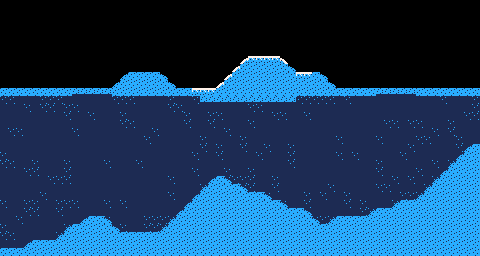

This is a level from a 2D game, rendered from its Tiled map with the project's own tilesets. A one-line summary and the map file follow, with tile-layer data summarised:
An orthogonal 60x32 tile map with 8x8 px tiles, 2 tile layers (BackgroundLayer, GroundLayer) and 1 object.

<map version="1.4" tiledversion="1.4.3" orientation="orthogonal" renderorder="right-down" width="60" height="32" tilewidth="8" tileheight="8" infinite="0" nextlayerid="3" nextobjectid="1">
 <editorsettings>
  <export target="phill-level-1.json" format="json" />
 </editorsettings>
 <tileset firstgid="1" name="Ground" tilewidth="8" tileheight="8" tilecount="20" columns="10">
  <image source="../images/Tiles.png" width="80" height="16" />
  <tile id="0">
   <properties>
    <property name="collides" type="bool" value="true" />
   </properties>
   <objectgroup draworder="index" id="2">
    <object id="1" x="0.214549" y="0.19667" />
   </objectgroup>
  </tile>
  <tile id="1">
   <properties>
    <property name="collides" type="bool" value="true" />
   </properties>
  </tile>
  <tile id="10">
   <properties>
    <property name="collides" type="bool" value="true" />
   </properties>
  </tile>
 </tileset>
 <layer id="2" name="BackgroundLayer" width="60" height="32">
  <data>[1920 cells, 1208 non-empty, 3 distinct tile ids]</data>
 </layer>
 <layer id="1" name="GroundLayer" width="60" height="32">
  <properties>
   <property name="collides" type="bool" value="true" />
  </properties>
  <data>[1920 cells, 484 non-empty, 7 distinct tile ids]</data>
 </layer>
</map>